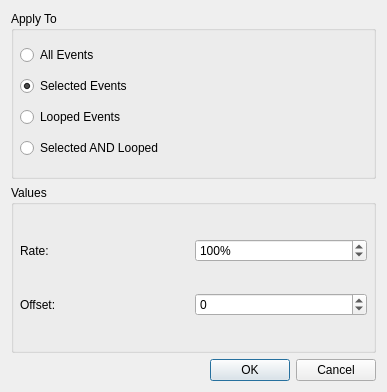
<ui version="4.0" >
 <author></author>
 <comment></comment>
 <exportmacro></exportmacro>
 <class>GateTimeBase</class>
 <widget class="QDialog" name="GateTimeBase" >
  <property name="geometry" >
   <rect>
    <x>0</x>
    <y>0</y>
    <width>387</width>
    <height>392</height>
   </rect>
  </property>
  <property name="windowTitle" >
   <string>MusE: Modify Gate Time</string>
  </property>
  <layout class="QVBoxLayout" >
   <property name="margin" >
    <number>11</number>
   </property>
   <property name="spacing" >
    <number>6</number>
   </property>
   <item>
    <widget class="QGroupBox" name="rangeGroup" >
     <property name="title" >
      <string>Apply To</string>
     </property>
     <layout class="QVBoxLayout" >
      <property name="margin" >
       <number>6</number>
      </property>
      <property name="spacing" >
       <number>3</number>
      </property>
      <item>
       <widget class="QRadioButton" name="allEventsButton" >
        <property name="text" >
         <string>All Events</string>
        </property>
       </widget>
      </item>
      <item>
       <widget class="QRadioButton" name="selectedEventsButton" >
        <property name="text" >
         <string>Selected Events</string>
        </property>
        <property name="checked" >
         <bool>true</bool>
        </property>
       </widget>
      </item>
      <item>
       <widget class="QRadioButton" name="loopedEventsButton" >
        <property name="text" >
         <string>Looped Events</string>
        </property>
       </widget>
      </item>
      <item>
       <widget class="QRadioButton" name="selectedLoopedButton" >
        <property name="text" >
         <string>Selected AND Looped</string>
        </property>
       </widget>
      </item>
     </layout>
    </widget>
   </item>
   <item>
    <widget class="QGroupBox" name="GroupBox3" >
     <property name="title" >
      <string>Values</string>
     </property>
     <layout class="QGridLayout" >
      <property name="margin" >
       <number>6</number>
      </property>
      <property name="spacing" >
       <number>3</number>
      </property>
      <item row="0" column="0" >
       <widget class="QLabel" name="TextLabel3" >
        <property name="text" >
         <string>Rate:</string>
        </property>
       </widget>
      </item>
      <item row="1" column="0" >
       <widget class="QLabel" name="TextLabel4" >
        <property name="text" >
         <string>Offset:</string>
        </property>
       </widget>
      </item>
      <item row="0" column="1" >
       <widget class="QSpinBox" name="rate" >
        <property name="suffix" >
         <string>%</string>
        </property>
        <property name="maximum" >
         <number>200</number>
        </property>
        <property name="value" >
         <number>100</number>
        </property>
       </widget>
      </item>
      <item row="1" column="1" >
       <widget class="QSpinBox" name="offset" >
        <property name="maximum" >
         <number>999</number>
        </property>
        <property name="minimum" >
         <number>-999</number>
        </property>
        <property name="singleStep" >
         <number>1</number>
        </property>
       </widget>
      </item>
     </layout>
    </widget>
   </item>
   <item>
    <layout class="QHBoxLayout" >
     <property name="margin" >
      <number>0</number>
     </property>
     <property name="spacing" >
      <number>6</number>
     </property>
     <item>
      <spacer>
       <property name="orientation" >
        <enum>Qt::Horizontal</enum>
       </property>
       <property name="sizeType" >
        <enum>QSizePolicy::Expanding</enum>
       </property>
       <property name="sizeHint" >
        <size>
         <width>20</width>
         <height>20</height>
        </size>
       </property>
      </spacer>
     </item>
     <item>
      <widget class="QPushButton" name="okButton" >
       <property name="text" >
        <string>OK</string>
       </property>
       <property name="autoDefault" >
        <bool>false</bool>
       </property>
       <property name="default" >
        <bool>true</bool>
       </property>
      </widget>
     </item>
     <item>
      <widget class="QPushButton" name="cancelButton" >
       <property name="text" >
        <string>Cancel</string>
       </property>
      </widget>
     </item>
    </layout>
   </item>
  </layout>
 </widget>
 <pixmapfunction>qPixmapFromMimeSource</pixmapfunction>
 <resources/>
 <connections>
  <connection>
   <sender>okButton</sender>
   <signal>clicked()</signal>
   <receiver>GateTimeBase</receiver>
   <slot>accept()</slot>
   <hints>
    <hint type="sourcelabel" >
     <x>211</x>
     <y>360</y>
    </hint>
    <hint type="destinationlabel" >
     <x>36</x>
     <y>356</y>
    </hint>
   </hints>
  </connection>
  <connection>
   <sender>cancelButton</sender>
   <signal>clicked()</signal>
   <receiver>GateTimeBase</receiver>
   <slot>reject()</slot>
   <hints>
    <hint type="sourcelabel" >
     <x>316</x>
     <y>372</y>
    </hint>
    <hint type="destinationlabel" >
     <x>124</x>
     <y>378</y>
    </hint>
   </hints>
  </connection>
 </connections>
</ui>
